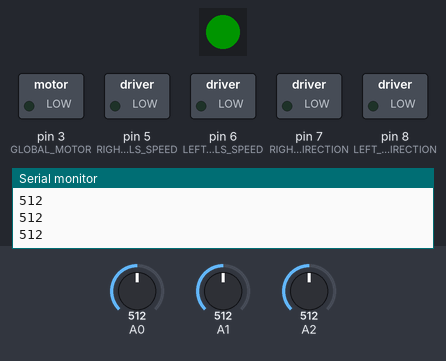
Recording of a sketch running on a simulated Arduino Uno, built with avr-gcc and run on an emulated ATmega328P. Shown: 1 RGB LEDs in strip order, left to right, switched loads named in the sketch (green lamp = pin HIGH), the last lines printed to the serial monitor. The inputs (shaded band) are chosen by the test bench; at power-on: A0 = 512, A1 = 512, A2 = 512. Dim RGB values are drawn brighter than linear.

Above: at 3.2 s.
3.3 s: A0 set to 636
4.8 s: A0 set to 666
At 5.4 s:
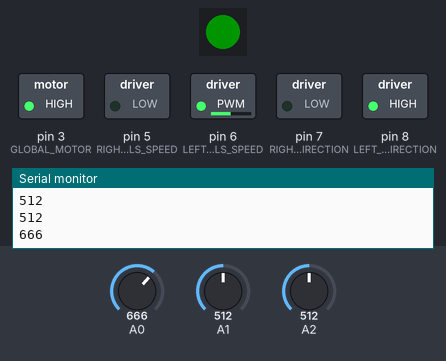
6.3 s: A1 set to 642
7.8 s: A1 set to 661
At 9.0 s:
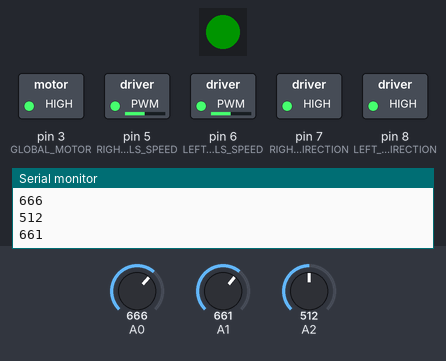
9.3 s: A2 set to 638
10.8 s: A2 set to 663
At 11.3 s:
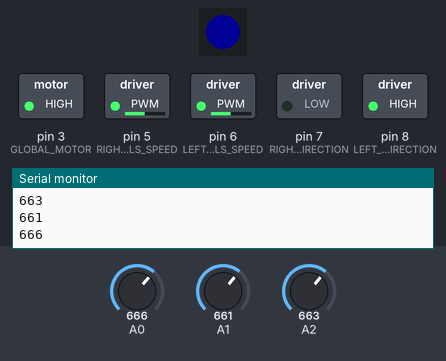
Timing chart, 0 to 13.3 s (numbered marks = the images above; inputs shaded):
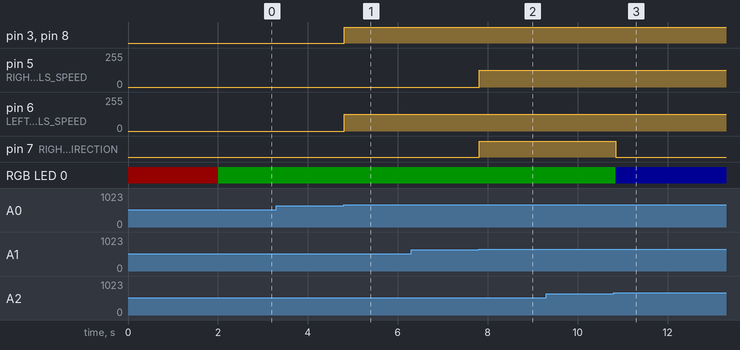

Measured:
- the behaviour switches between 649 and 650 on A0 (found by bisection; images 0 and 1)
- the behaviour switches between 649 and 650 on A1 (found by bisection; images 1 and 2)
- the behaviour switches between 649 and 650 on A2 (found by bisection; images 2 and 3)
- after the input at 4.8 s, pin 3 (GLOBAL_MOTOR), pin 8 (LEFT_WHEELS_DIRECTION): LOW → HIGH at once; pin 6 (LEFT_WHEELS_SPEED): 0/255 → 125/255 at once
- after the input at 7.8 s, pin 5 (RIGHT_WHEELS_SPEED): 0/255 → 125/255 at once; pin 7 (RIGHT_WHEELS_DIRECTION): LOW → HIGH at once
- after the input at 10.8 s, pin 7 (RIGHT_WHEELS_DIRECTION): HIGH → LOW at once; RGB LED 0: RGB(0, 20, 0) → RGB(0, 0, 20) at once

The sketch:

main.ino
````cpp
#include "include/motors.hpp"
#include "include/utils.hpp"
#include <FastLED.h>

// Le nombre de LED RGB à controler
#define NUM_LEDS 1
// Le PIN de la LED RGB à contrôler
#define PIN_RBGLED 4

// i est notre compteur qui nous permettera d'afficher tour à tour les couleurs du tableau COLORS (voir fichier utils.hpp)
// sur notre led
int i = 0;

// Le nombre de tour qu'a parcouru notre Arduino. Un tour est un aller. Un aller-retour correspond donc à deux tours
int tour = 0;

// Instanciation de la classe Motors, permettant de déplacer le véhicule dans la direction que l'on veut avec
// une vitesse 125
Motors motors(125);


CRGB leds[NUM_LEDS];

// Fonction permettant d'afficher la valeur de color sur notre LED RGB
void show(uint32_t color) {
    FastLED.showColor(color);
}


void setup() {
    // Code de TP pour initialiser la LED
    FastLED.addLeds<NEOPIXEL,PIN_RBGLED>(leds, NUM_LEDS);
    FastLED.setBrightness(20);

    // On commence par afficher la première couleur du tableau sur notre LED (rouge)
    show(COLORS[i]);

    // On attend deux secondes
    delay(2000);

    /*
        Au lieu de faire

        ```
        i++;
        show(COLORS[i]);
        ```

        on peut directement faire une préincrémentation, suivie de l'appel à la fonction show.
        On affiche donc ici la deuxieme couleur du tableau (VERT)
    */
    show(COLORS[++i]);

    Serial.begin(9600);
}

void loop() {

    /*
        On recupère un code spécial grâce à la fonction get_todo(), qui nous permettra de savoir quoi
        faire
    */
    int todo = get_todo();

    // Si get_todo() renvoie 1 -> Le capteur de gauche sur la ligne, les deux autres hors ligne
    if(todo == 1) {
        motors.drive(0, 1);
    }

    // Si get_todo() renvoie 4 -> Le capteur de droite sur la ligne, les deux autres hors ligne
    else if(todo == 4) {
        motors.drive(1, 0);
    }

    /*
        Si get_todo() renvoie 2 -> Le capteur du centre est sur la ligne
        Si get_todo() renvoie 3 -> Le capteur de gauche && le capteur du centre sont sur la ligne
        Si get_todo() renvoie 6 -> Le capteur de droite && le capteur du centre sont sur la ligne
    */
    else if(todo == 2 || todo == 3 || todo == 6) {
        motors.drive(1, 1);
    }

    // Si get_todo() renvoie 7 -> Les trois capteurs détéctent du noir, il faut donc faire demi-tour
    else if(todo == 7) {

        // On incrémente la couleur juste avant le début du demi-tour, (la LED devient bleue)
        show(COLORS[++i]);

        // On incrémente la valeur du nombre de tour
        // On incrémente tour ici, car si on l'incrémente après le demi-tour, on ne pourra pas
        // respecter la consigne qui nous demande d'arreter le robot AVANT le demi-tour du dernier
        // tour
        tour++;

        // Si on a fait 4 tours, (ici un tour est soit un aller soit un retour, donc 4 allers/retours = 2 allers-retours)
        if(tour == 4) {

            // On stop la voiture et on quitte la fonction void avec un exit(0)
            motors.stop();
            exit(0);
        }

        /*
            Tant que la fonction get_todo ne nous renvoie pas un 2
            (2 = le capteur du centre sur noir)
            on continue à tourner, effectuant ainsi un demi-tour
        */
        while(get_todo() != 2) {
            motors.right();
        }

        // On passe à la couleur suivante juste après le demi-tour
        // comme la consigne le demande
        show(COLORS[++i]);
    }
}
````

lightsensor.hpp
```cpp
// Classe permettant de détecter la couleur du sol que capte un light sensor
class LightSensor {

    private:
        int port;

    public:
        LightSensor(int p_port);
        bool detect();
};
```

motors.hpp
```cpp
#include <Arduino.h>

// Classe permettant de déplacer la voiture dans un sens donné à une vitesse choisie
class Motors {

    public :
        Motors(uint8_t p_speed);

        void forward();
        void right();
        void left();

        void set_speed(int p_speed);
        void drive(float leftCoef, float rightCoef);

        void stop();

    private:
        uint8_t current_speed;
};
```

utils.hpp
```cpp
#include <Arduino.h>

// Signature de la fonction color
uint32_t color(uint8_t r, uint8_t g, uint8_t b);

/* VARIABLES */
const uint32_t RED = color(255, 0, 0);
const uint32_t GREEN = color(0, 255, 0);
const uint32_t ORANGE = color(255, 100, 0);
const uint32_t BLEU = color(0, 0, 255);
const uint32_t CYAN = color(0, 255, 255);
const uint32_t YELLOW = color(255, 255, 0);

/*
    On remplit le tableau avec les couleurs demandées dans l'énoncé,
    dans l'ordre demandé
*/
const uint32_t COLORS[9] = { RED, GREEN, BLEU, ORANGE, BLEU, YELLOW, BLEU, CYAN, RED };

// Signature de la fonction get todo qui permet de recuperer un code spécial en fonction des
// valeurs renvoyés par la méthode detect() sur chaque capteur
int get_todo();
```

lightsensor.cpp
```cpp
#include "../include/lightsensor.hpp"
#include <Arduino.h>

/**
    Constructeur de la classe LightSensor

    @param int p_port   Le port du lightsensor
                            GAUCHE: A2
                            CENTRE: A1
                            DROITE: A0
*/
LightSensor::LightSensor(int p_port) {
    port = p_port;
}


/**
    Méthode de classe permettant de savoir si le capteur se trouve sur du noir ou pas.

    @return true    Le capteur capte du noir
    @return false   Le capteur ne capte pas de noir
*/
bool LightSensor::detect(){
    int state = analogRead(port);
    Serial.println(state);
    return state >= 650;
}
```

motors.cpp
```cpp
#include "../include/motors.hpp"
#include <Arduino.h>

#define GLOBAL_MOTOR 3

// analogWrite de la vitesse
#define RIGHT_WHEELS_SPEED 5
#define LEFT_WHEELS_SPEED 6

// digitalWrite HIGH = vers l'avant, digitalWrite LOW = vers l'arrière
#define RIGHT_WHEELS_DIRECTION 7
#define LEFT_WHEELS_DIRECTION 8


/**
    Constructeur de la classe Motors

    @param uint8_t p_speed La vitesse initiale de notre voiture comprise entre 0 et 255
*/
Motors::Motors(uint8_t p_speed) {
    current_speed = p_speed;

    pinMode(GLOBAL_MOTOR, OUTPUT);

    pinMode(RIGHT_WHEELS_DIRECTION, OUTPUT);
    pinMode(LEFT_WHEELS_DIRECTION, OUTPUT);

    pinMode(RIGHT_WHEELS_SPEED, OUTPUT);
    pinMode(LEFT_WHEELS_SPEED, OUTPUT);
}


/**
    Méthode permettant de faire avancer la voiture en ligne droite

    Sens des roues
        DROITES:        Avant
        GAUCHES:        Avant
*/
void Motors::forward() {
    digitalWrite(GLOBAL_MOTOR, HIGH);

    digitalWrite(RIGHT_WHEELS_DIRECTION, HIGH);
    analogWrite(RIGHT_WHEELS_SPEED, current_speed);


    digitalWrite(LEFT_WHEELS_DIRECTION, HIGH);
    analogWrite(LEFT_WHEELS_SPEED, current_speed);
}


/**
    Méthode permettant de faire tourner la voiture vers la droite

    Sens des roues
        DROITES:        Arrière
        GAUCHES:        Avant
*/
void Motors::right() {
    digitalWrite(GLOBAL_MOTOR, HIGH);

    digitalWrite(RIGHT_WHEELS_DIRECTION, LOW);
    analogWrite(RIGHT_WHEELS_SPEED, current_speed);

    digitalWrite(LEFT_WHEELS_DIRECTION, HIGH);
    analogWrite(LEFT_WHEELS_SPEED, current_speed);
}


/**
    Méthode permettant de faire tourner la voiture vers la gauche

    Sens des roues
        DROITES:        Avant
        GAUCHES:        Arrière
*/
void Motors::left() {
    digitalWrite(GLOBAL_MOTOR, HIGH);

    digitalWrite(RIGHT_WHEELS_DIRECTION, HIGH);
    analogWrite(RIGHT_WHEELS_SPEED, current_speed);


    digitalWrite(LEFT_WHEELS_DIRECTION, LOW);
    analogWrite(LEFT_WHEELS_SPEED, current_speed);
}


/**
    Méthode permettant de stopper la voiture
*/
void Motors::stop() {
    digitalWrite(GLOBAL_MOTOR, LOW);

    analogWrite(RIGHT_WHEELS_SPEED, 0);
    analogWrite(LEFT_WHEELS_SPEED, 0);
}

void Motors::set_speed(int p_speed) {
    current_speed = p_speed;
}


// Réaliser des figures complexes
void Motors::drive(float leftCoef, float rightCoef) {
    if (leftCoef<-1.0f) leftCoef=-1.0f;
    if (leftCoef>1.0f) leftCoef=1.0f;
    if (rightCoef<-1.0f) rightCoef=-1.0f;
    if (rightCoef>1.0f) rightCoef=1.0f;
    digitalWrite(GLOBAL_MOTOR, HIGH);

    digitalWrite(LEFT_WHEELS_DIRECTION, leftCoef>0.0f?HIGH:LOW);
    analogWrite(LEFT_WHEELS_SPEED, leftCoef*current_speed);
    digitalWrite(RIGHT_WHEELS_DIRECTION, rightCoef>0.0f?HIGH:LOW);
    analogWrite(RIGHT_WHEELS_SPEED, rightCoef*current_speed);
}
```

utils.cpp
```cpp
#include "../include/utils.hpp"
#include "../include/lightsensor.hpp"
#include "../include/motors.hpp"
#include <Arduino.h>

/* -- Contient des fonctions utiles au projet -- */

/*
    Fonction qui en fonction des paramètres R,G,B, renvoie un uint32_t
    elle provient des TP
*/
uint32_t color(uint8_t r, uint8_t g, uint8_t b){
    return (((uint32_t)r <<16) | ((uint32_t)g << 8) | b);
}


/*
    Fonction qui retourne un code décimal basé sur les valeurs renvoyés par la fonction detect() de
    chacun des trois capteurs.

    Voici un tableau explicatif :

    En nous basant sur cette fiche technique.

    GAUCHE    CENTRE    DROITE    RETURN VALUE
    false     false     false          0
    true      false     false          1
    false     true      false          2
    true      true      false          3
    false     false     true           4
    true      false     true           5
    false     true      true           6
    true      true      true           7


    LEFT, CENTER et RIGHT correspondent aux valeurs respectivement renvoyées par LEFT.detecT(),
    CENTER.detect() et RIGHT.detect().
*/


int get_todo() {
    // On initialise 3 objets représentant les 3 capteurs de lumière

    LightSensor LEFT(A2); // Capteur de lumière à gauche
    LightSensor CENTER(A1); // Capteur de lumière au centre
    LightSensor RIGHT(A0); // Capteur de lumière à droite

    // On génére le code
    return LEFT.detect() * 1
            +
           CENTER.detect() * 2
            +
           RIGHT.detect() * 4;
}
```
